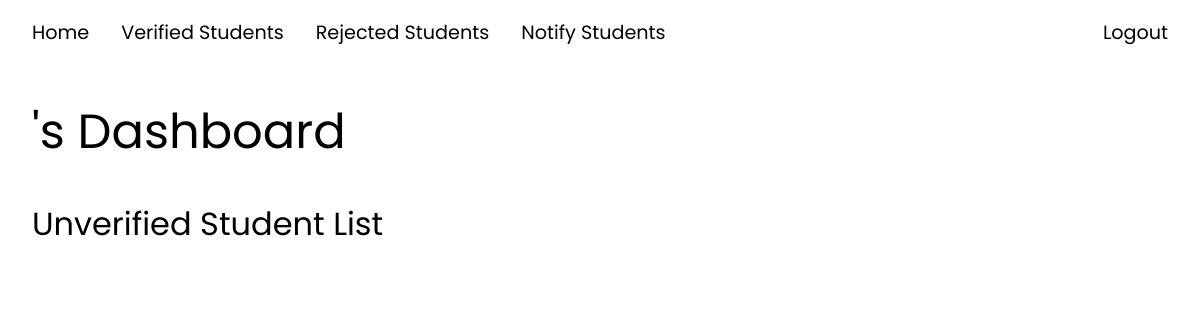
Before: /php/panel_uv.php with the older database file.
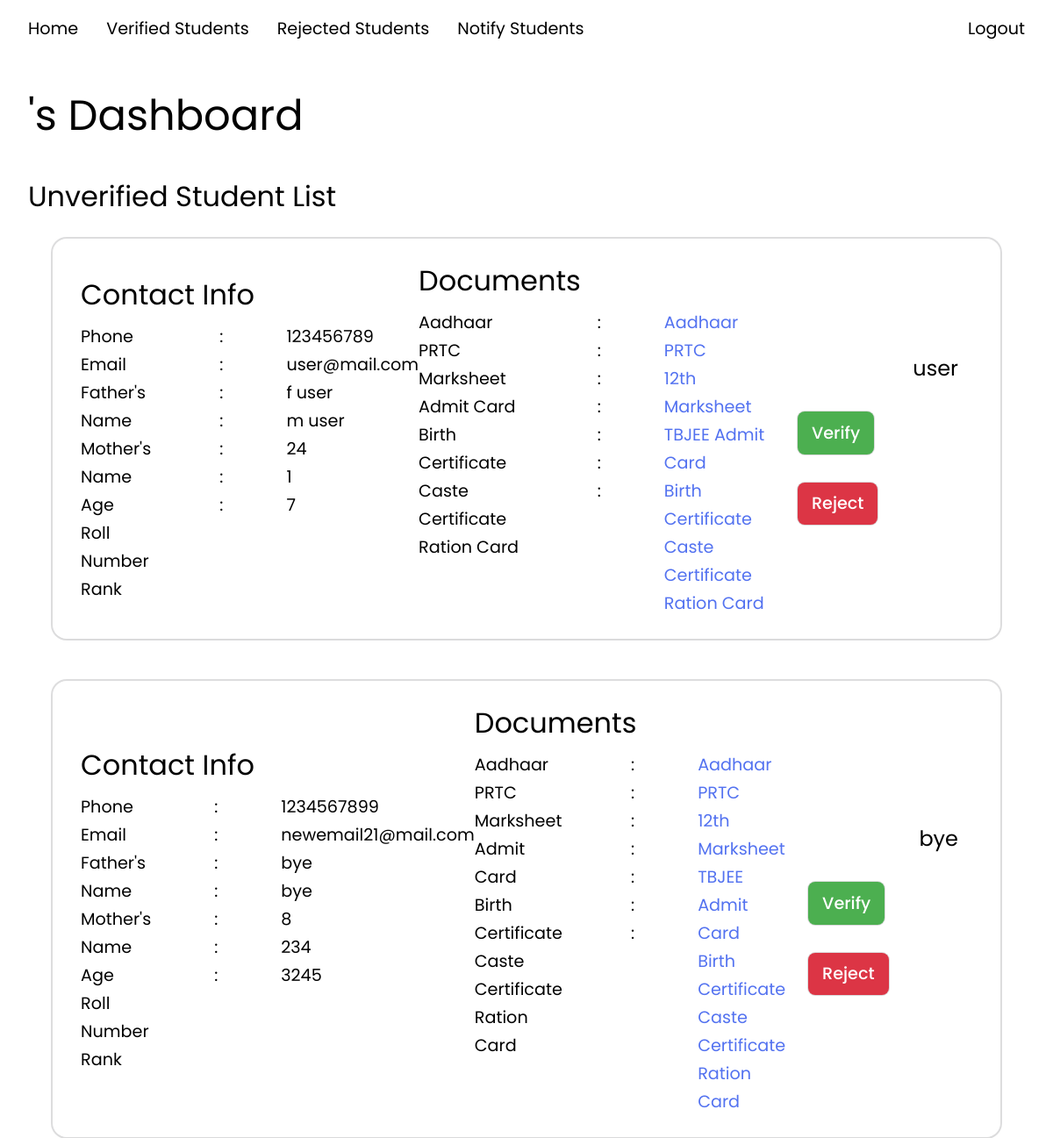
After: the same page with the newer database file.
### tables this page shows
CREATE TABLE `students` (
  `user_id` int(10) NOT NULL,
  `student_name` varchar(255) NOT NULL,
  `father_name` varchar(255) DEFAULT NULL,
  `mother_name` varchar(255) DEFAULT NULL,
  `phone` int(12) DEFAULT NULL,
  `roll_number` int(20) NOT NULL,
  `rank` int(10) NOT NULL,
  `DOB` date NOT NULL,
  `aadhaar` varchar(255) NOT NULL,
  `PRTC` varchar(255) NOT NULL,
  `marksheet` varchar(255) NOT NULL,
  `admit_card` varchar(255) NOT NULL,
  `birth_certificate` varchar(255) NOT NULL,
  `ration_card` varchar(255) NOT NULL,
  `caste_certificate` varchar(255) DEFAULT NULL,
  `status_id` int(10) NOT NULL DEFAULT 1,
  `reg_date` date NOT NULL DEFAULT current_timestamp()
);

CREATE TABLE `user` (
  `user_id` int(10) NOT NULL,
  `user_type_id` int(10) NOT NULL DEFAULT 1,
  `email` varchar(255) NOT NULL,
  `password` varchar(255) NOT NULL
);

### php/panel_uv.php (the view, shortened to what this page needs)
<?php
include 'database.php';
$teacherQuery = "SELECT teacher_name FROM teachers WHERE user_id = '{$_SESSION['user_id']}'";
$teacherResult = mysqli_query($conn, $teacherQuery);
$teacherRow = mysqli_fetch_assoc($teacherResult);
$teacherName = $teacherRow['teacher_name'];
$str = "select u.user_id, u.email, s.student_name, s.father_name, s.mother_name, s.phone, s.roll_number, s.rank, TIMESTAMPDIFF(YEAR, s.DOB, CURDATE()) AS age, s.DOB, s.aadhaar, s.PRTC, s.marksheet, s.admit_card, s.birth_certificate, s.caste_certificate from students s join user u using(user_id) where s.status_id=1;";
$result = mysqli_query($conn, $str);
?>
<!DOCTYPE html>
<html lang="en">
<head>
  <link rel="stylesheet" href="../css/panel.css">
  <link rel="stylesheet" href="https://cdnjs.cloudflare.com/ajax/libs/font-awesome/6.5.1/css/all.min.css">
</head>
<body>
  <p class="header"><?php echo $teacherName ?>'s Dashboard</p>
  <p class="list-header">Unverified Student List</p>
  <div class="container">
    <?php while ($row = mysqli_fetch_array($result)) { ?>
      <div class="student">
        <div class="student-card">
          <div class="sub-card">
            <div class="contact">
              <p class="sub-header">Contact Info</p>
              <div class="info">
                <div class="info-header">
                  <p class="phone">Phone</p>
                  <p class="email">Email</p>
                  <p class="father">Father's Name</p>
                  <p class="mother">Mother's Name</p>
                  <p class="age">Age</p>
                  <p class="roll">Roll Number</p>
                  <p class="rank">Rank</p>
                </div>
                <div class="info-colon">
                  <p class="phone">:</p>
                  <p class="email">:</p>
                  <p class="father">:</p>
                  <p class="mother">:</p>
                  <p class="age">:</p>
                  <p class="roll">:</p>
                  <p class="rank">:</p>
                </div>
                <div class="info-data">
                  <p class="phone"><?php echo $row['phone'] ?></p>
                  <p class="email"><?php echo $row['email'] ?></p>
                  <p class="father"><?php echo $row['father_name'] ?></p>
                  <p class="mother"><?php echo $row['mother_name'] ?></p>
                  <p class="age"><?php echo $row['age'] ?></p>
                  <p class="roll"><?php echo $row['roll_number'] ?></p>
                  <p class="rank"><?php echo $row['rank'] ?></p>
                </div>
              </div>
            </div>
            <div class="docs">
              <p class="sub-header">Documents</p>
              <div class="info">
                <div class="info-header">
                  <p class="aadhaar">Aadhaar</p>
                  <p class="prtc">PRTC</p>
                  <p class="marksheet">Marksheet</p>
                  <p class="admit">Admit Card</p>
                  <p class="birth-certificate">Birth Certificate</p>
                  <p class="caste-certificate">Caste Certificate</p>
                  <p class="ration-card">Ration Card</p>
                </div>
                <div class="info-colon">
                  <p class="aadhaar">:</p>
                  <p class="prtc">:</p>
                  <p class="marksheet">:</p>
                  <p class="admit">:</p>
                  <p class="birth-certificate">:</p>
                  <p class="caste-certificate">:</p>
                  <p class="ration-card">:</p>
                </div>
                <div class="info-data">
                  <p class="aadhaar"><a href="<?php echo $row['aadhaar'] ?>" target="_blank" rel='noopener noreferrer'>Aadhaar</a></p>
                  <p class="prtc"><a href="<?php echo $row['PRTC'] ?>" target="_blank" rel='noopener noreferrer'>PRTC</a></p>
                  <p class="marksheet"><a href="<?php echo $row['marksheet'] ?>" target="_blank" rel='noopener noreferrer'>12th Marksheet</a></p>
                  <p class="admit"><a href="<?php echo $row['admit_card'] ?>" target="_blank" rel='noopener noreferrer'>TBJEE Admit Card</a></p>
                  <p class="birth-certificate"><a href="<?php echo $row['birth_certificate'] ?>" target="_blank" rel='noopener noreferrer'>Birth Certificate</a></p>
                  <p class="caste-certificate"><a href="<?php echo $row['caste_certificate'] ?>" target="_blank" rel='noopener noreferrer'>Caste Certificate</a></p>
                  <p class="ration-card"><a href="<?php echo $row['ration_card'] ?>" target="_blank" rel='noopener noreferrer'>Ration Card</a></p>
                </div>
              </div>
            </div>
          </div>
          <div class="btn-wrapper">
            <p class="student-name"><?php echo $row['student_name'] ?></p>
            <div class="btn">
              <button class="verify" onclick="verify(<?php echo $row['user_id'] ?>)">Verify</button>
              <button class="reject" onclick="reject(<?php echo $row['user_id'] ?>)">Reject</button>
            </div>
          </div>
        </div>
      </div>
    <?php } ?>
  </div>
</body>
</html>

### css/panel.css (style rules this page uses)
* { margin: 0; padding: 0; box-sizing: border-box; font-family: 'Poppins', sans-serif; }
body { min-height: 100vh; background-color: #ffffff; overflow-x: hidden; }
.header { padding: 2rem; text-align: left; font-size: 3rem; }
.list-header { font-size: 2rem; margin-left: 2rem; }
.sub-header { font-size: 2rem; text-align: left; }
.student { display: flex; align-items: center; justify-content: center; }
.student-card { display: flex; align-items: center; justify-content: space-between; box-shadow: rgba(0, 0, 0, 0.02) 0px 1px 3px 0px, rgba(27, 31, 35, 0.15) 0px 0px 0px 2px; padding: 1.5rem 2rem 1.5rem 2rem; margin: 1.5rem; border-radius: 1rem; max-width: 90vw; min-width: 90vw; }
.sub-card { display: flex; align-items: center; justify-content: space-between; min-width: 65vw; }
.info { display: flex; align-items: flex-start; justify-content: space-between; gap: 4.5rem; margin-top: .5rem; line-height: 2rem; }
.info p { font-size: 1.2rem; }
.info-data a { text-decoration: none; color: #5372f0; }
.btn-wrapper { display: flex; flex-direction: column; align-items: flex-end; justify-content: center; }
.student-name { font-size: 1.5rem; margin: 1rem; }
.btn button { padding: .6rem 1rem .6rem 1rem; margin: 1rem; border: none; box-shadow: rgba(0, 0, 0, 0.02) 0px 1px 3px 0px, rgba(27, 31, 35, 0.15) 0px 0px 0px 1px; border-radius: .5rem; cursor: pointer; font-size: 1.2rem; font-weight: 500; }
.verify { background-color: #4CAF50; color: #fff; }
.reject { background-color: #dc3545; color: #fff; }

### css/nav.css (style rules this page uses)
* { margin: 0; padding: 0; box-sizing: border-box; font-family: "Poppins", sans-serif; }
.navbar { top: 0; position: sticky; min-width: 100vw; height: 8vh; display: flex; align-items: center; justify-content: space-between; padding: 0 2rem 0 2rem; backdrop-filter: blur(2rem); z-index: 10; }
.navbar a { text-decoration: none; color: #000; font-weight: 400; font-size: 1.2rem; cursor: pointer; }
.nav-left { display: flex; gap: 2rem; }

Changed rows visible on the page:
now on this page (row edited): students: phone "123456789", user.email "user@mail.com", father_name "f user", mother_name "m user", age "24", roll_number "1", rank "7", student_name "user"
added students: phone "1234567899", user.email "newemail21@mail.com", father_name "bye", mother_name "bye", age "8", roll_number "234", rank "3245", student_name "bye"
